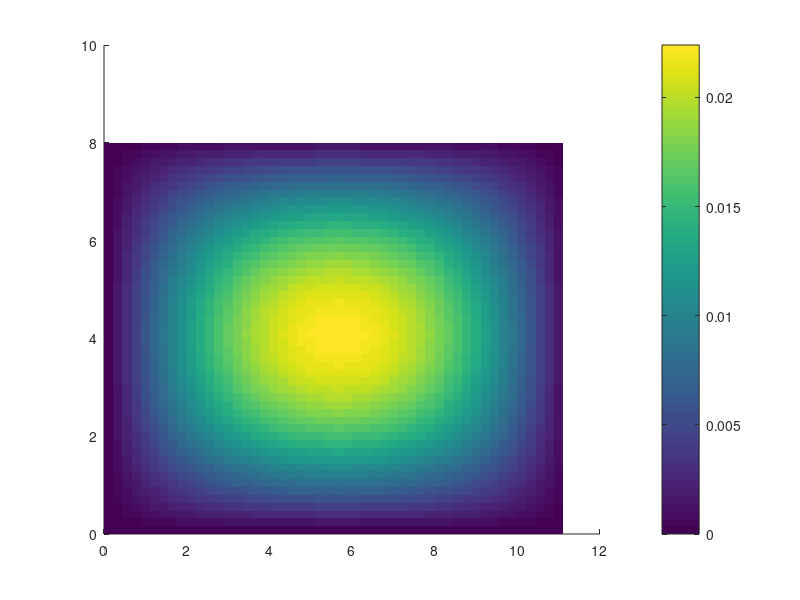

The MATLAB script that drew this image:
% 此代码为挠度计算部分
clc;clear
n = 50 ;m = 50;   % change your input n & m here
a = 11.109;
b = 8.004;
hx = a/n ; hy = b/m;   % lisan first
A = zeros((n+1)*(m+1),(n+1)*(m+1));
B = zeros((n+1)*(m+1),1);
u = zeros((n+1)*(m+1),1);
x = zeros(n+1,1);
y = zeros(m+1,1);
UYX = zeros(m+1,n+1);
q1 = 3.5e3;q2 = 2.5e3;
q = q1 + q2;
t = 0.14;
E = 3e10;

miu = 0.2;
D = E*t^3/(12*(1-miu^2));

for i = 1:n+1
    A(i,i) = 1;
    A(m*(n+1)+i,m*(n+1)+i) = 1;
    B(i,1) = 0;
    B(m*(n+1)+i,1) = 0;

end

for i = 1:n+1
    A((2-1)*(n+1)+i, (3-1)*(n+1)+i) = 1;
    A((2-1)*(n+1)+i, (2-1)*(n+1)+i) = -2;
    A((m-1)*(n+1)+i, (m-1-1)*(n+1)+i) = 1;
    A((m-1)*(n+1)+i, (m-1)*(n+1)+i) = -2;
    B((2-1)*(n+1)+i, 1) = 0;
    B((m-1)*(n+1)+i, 1) = 0;
end

for j = 3:m-1
    A((j-1)*(n+1)+1, (j-1)*(n+1)+1) = 1;
    B((j-1)*(n+1)+1, 1) = 0;
    A((j-1)*(n+1)+2, (j-1)*(n+1)+3) = 1;
    A((j-1)*(n+1)+2, (j-1)*(n+1)+2) = -2;
    B((j-1)*(n+1)+2, 1) = 0;
    for i = 3:n-1
        A((j-1)*(n+1)+i, (j-1)*(n+1)+i+2) = 1/hx^4;
        A((j-1)*(n+1)+i, (j-1)*(n+1)+i+1) = -4/hx^4 - 4/(hx^2*hy^2);
        A((j-1)*(n+1)+i, (j-1)*(n+1)+i-1) = -4/hx^4 - 4/(hx^2*hy^2);
        A((j-1)*(n+1)+i, (j-1)*(n+1)+i-2) = 1/hx^4;

        A((j-1)*(n+1)+i, (j+2-1)*(n+1)+i) = 1/hy^4;
        A((j-1)*(n+1)+i, (j+1-1)*(n+1)+i) = -4/hy^4 - 4/(hx^2*hy^2);
        A((j-1)*(n+1)+i, (j-1-1)*(n+1)+i) = -4/hy^4 - 4/(hx^2*hy^2);
        A((j-1)*(n+1)+i, (j-2-1)*(n+1)+i) = 1/hy^4;

        A((j-1)*(n+1)+i, (j+1-1)*(n+1)+i+1) = 2/(hx^2*hy^2);
        A((j-1)*(n+1)+i, (j+1-1)*(n+1)+i-1) = 2/(hx^2*hy^2);
        A((j-1)*(n+1)+i, (j-1-1)*(n+1)+i+1) = 2/(hx^2*hy^2);
        A((j-1)*(n+1)+i, (j-1-1)*(n+1)+i-1) = 2/(hx^2*hy^2);

        A((j-1)*(n+1)+i, (j-1)*(n+1)+i) = 6/hx^4 + 6/hy^4 + 8/(hx^2*hy^2);
        B((j-1)*(n+1)+i, 1) = q/D;
    end

    A((j-1)*(n+1)+n, (j-1)*(n+1)+n-1) = 1;
    A((j-1)*(n+1)+n, (j-1)*(n+1)+n) = -2;
    B((j-1)*(n+1)+n, 1) = 0;
    A((j-1)*(n+1)+n+1, (j-1)*(n+1)+n+1) = 1;
    B((j-1)*(n+1)+n+1, 1) = 0;
end

for i = 1:n+1
    x(i,1) = (i-1)*hx;
end

for j = 1:m+1
    y(j,1) = (j-1)*hy;
end

u=A\B;    % solve here

for j = 1:m+1
    for i = 1:n+1
        UYX(j,i) = u((n+1)*(j-1)+i,1);
    end
end

surface(x,y,UYX,'EdgeColor','none');
colorbar;

w_max = max(UYX(:));
fprintf('最大挠度 w_max = %.6f m\n', w_max);
